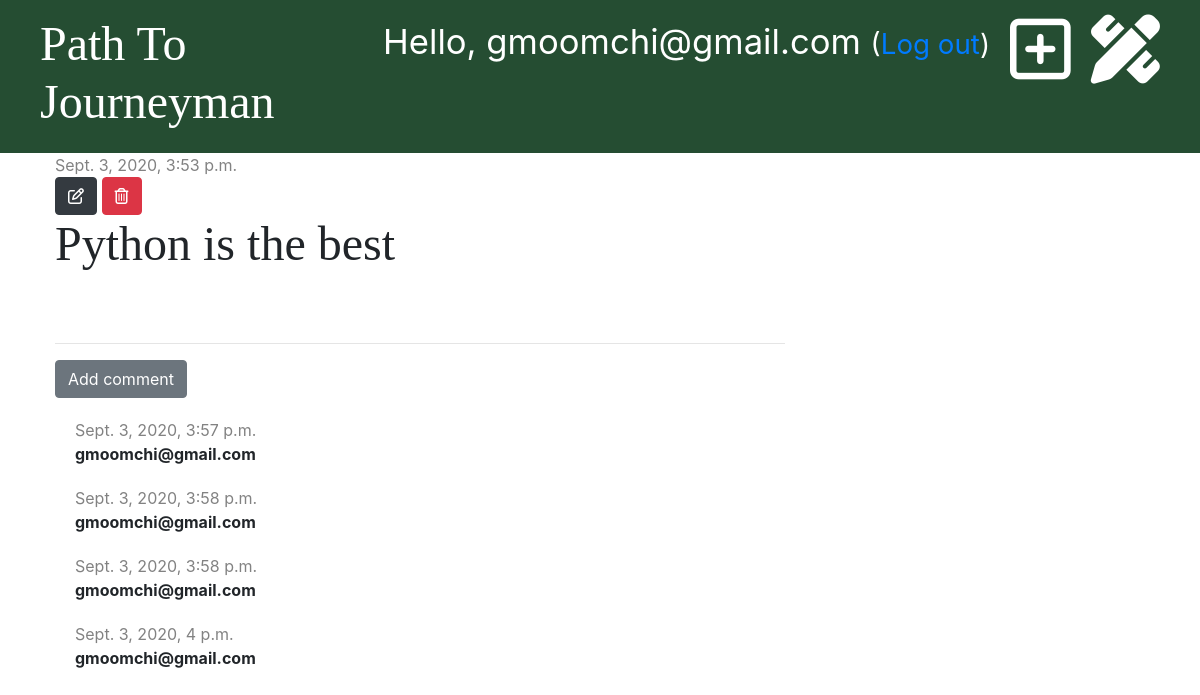
Screenshot of /post/14/ (signed in) with the database file from the repository.
### blog/models.py (models this page shows, shortened)
class Post(models.Model):
    author = models.ForeignKey('auth.User', on_delete=models.CASCADE)
    title = models.CharField(max_length=200)
    text = models.TextField()
    created_date = models.DateTimeField(default=timezone.now)
    published_date = models.DateTimeField(blank=True, null=True)

class Comment(models.Model):
    post = models.ForeignKey('blog.Post', on_delete=models.CASCADE, related_name='comments')
    author = models.CharField(max_length=200)
    text = models.TextField()
    created_date = models.DateTimeField(default=timezone.now)
    approved = models.BooleanField(default=False)

### blog/views.py (the view)
# urls.py: path('post/<int:pk>/', views.post_detail, name='post_detail'),
def post_detail(request, pk):
    post = get_object_or_404(Post, pk=pk)
    stuff_for_frontend = {'post': post}
    return render(request, 'blog/post_detail.html', stuff_for_frontend)

### blog/templatetags/markdownify.py (called while the page is built)
@register.filter
def markdown(value):
    renderer = HighlightRenderer()
    markdown = mistune.Markdown(renderer=renderer)
    return markdown(value)

### blog/templates/blog/post_detail.html (shortened to what this page needs)
{% extends 'blog/base.html' %}
{% load markdownify %}
{% block content %}
    <div class="post">
        {% if post.published_date %}
            <div class="date">
                {{ post.published_date }}
            </div>
        {% else %}
            <a href="{% url 'post_publish' pk=post.pk %}" class="btn btn-primary">Publish</a>
        {% endif %}
        {% if user.is_authenticated and user.is_superuser %}
            <a href="{% url 'post_edit' pk=post.pk %}" class="btn btn-dark"><i class="far fa-edit" style="color: #FFFFFF;"></i></a>
            <a href="{% url 'post_delete' pk=post.pk %}" class="btn btn-danger" onclick="return confirm('Are you sure you want to delete this post?')"><i class="far fa-trash-alt"></i></a>
        {% endif %}
        <h1>{{ post.title }}</h1>
    </div>
    <hr>
    <a href="{% url 'add_comment_to_post' pk=post.pk %}" class="btn btn-secondary">Add comment</a>
    {% for comment in post.comments.all %}
        {% if user.is_authenticated or comment.approved %}
            <div class="comment">
                <div class="date">
                    {{ comment.created_date }}
                </div>
                <strong>{{ comment.author }}</strong>
            </div>
        {% endif %}
    {% empty %}
        <p>No comments yet...</p>
    {% endfor %}
{% endblock %}

### blog/templates/blog/base.html (shortened to what this page needs)
{% load static %}
<!DOCTYPE html>
<html lang="en">
<head>
    <link rel="stylesheet" href="https://stackpath.bootstrapcdn.com/bootstrap/4.5.0/css/bootstrap.min.css">
    <link rel="stylesheet" href="{% static 'css/blog.css' %}">
    <link rel="stylesheet" href="{% static 'css/zenburn.css' %}">
</head>
<body>
<div class="page-header">
    {% if user.is_authenticated and user.is_superuser %}
        <a href="{% url 'post_draft_list' %}" class="top-menu"><i class="fas fa-pencil-ruler fa-2x"></i></a>
        <a href="{% url 'post_new' %}" class="top-menu"><i class="far fa-plus-square fa-2x"></i></a>
        <p class="top-menu">Hello, {{ user.username }} <small>(<a href="{% url 'logout' %}">Log out</a>)</small></p>
    {% elif user.is_authenticated %}
        <p class="top-menu">Hello, {{ user.username }} <small>(<a href="{% url 'logout' %}">Log out</a>)</small></p>
    {% else %}
        <a href="{% url 'login' %}" class="top-menu"><i class="fas fa-sign-in-alt fa-2x"></i></a>
    {% endif %}
    <h1><a href="{% url "post_list" %}">Path To Journeyman</a></h1>
</div>
<div class="content container">
    <div class="row">
        <div class="col-md-8">
            {% block content %}
            {% endblock %}
        </div>
    </div>
</div>
</body>
</html>

### blog/static/css/blog.css (style rules this page uses)
.page-header { background-color: #254d32; margin-top: 0; padding: 15px 20px 15px 40px; }
.page-header h1, .page-header h1 a { color: #FFFFFF; font:-size: 36pt; text-decoration: none; }
.content { margin-left: 40px; }
h1, h2, h3, h4 { font-family: 'Cormorant Garamond', serif; font-size: 48px; }
.date { color: #828282; }
.post { margin-bottom: 70px; }
.top-menu, .top-menu:hover { color: #ffffff; float: right; font-size: 26pt; margin-right: 20px; }
.comment { margin: 20px 0px 20px 20px; }

### rows the page displays
Post: published_date "Sept. 3, 2020, 3:53 p.m.", title "Python is the best"
Comment: created_date "Sept. 3, 2020, 3:57 p.m.", author "gmoomchi@gmail.com"
Comment: created_date "Sept. 3, 2020, 3:58 p.m.", author "gmoomchi@gmail.com"
Comment: created_date "Sept. 3, 2020, 3:58 p.m.", author "gmoomchi@gmail.com"
Comment: created_date "Sept. 3, 2020, 4 p.m.", author "gmoomchi@gmail.com"

### other values shown
{{ user.username }} "gmoomchi@gmail.com"
